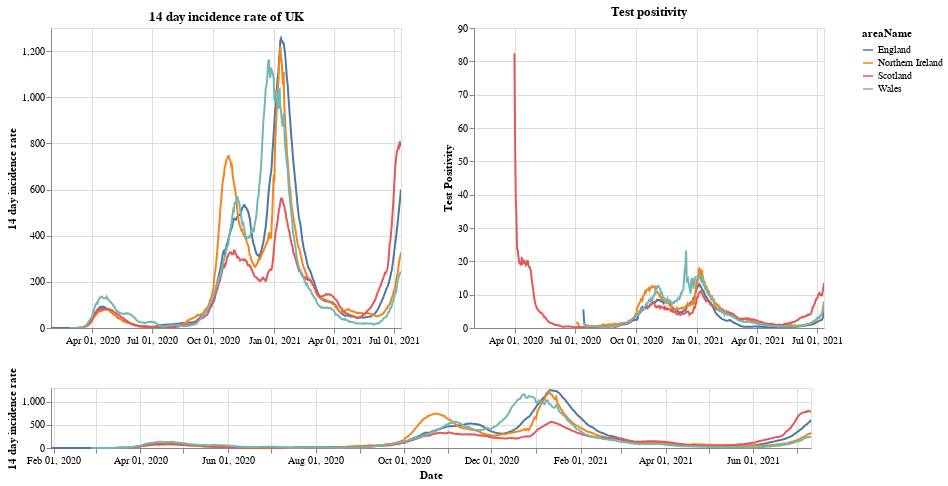

The cell this chart's notebook holds for it:
### Markdown cell above
# Plots

First a plot with each country in the UK. The top right shows the positivity rate for (which is the percentage of registered tests which were positive) while the top left is the 14 day incidence rate. The bottom chart can be used to select the timeframe (does not work on a mobile device).

### Code cell
#collapse
brush = alt.selection(type='interval', name='DateBrush',encodings=['x'],fields=['Time'])
leg_selection = alt.selection_multi(fields=['areaName'], bind='legend')

base = alt.Chart(uk_cases).mark_line().encode(
    x=alt.X("yearmonthdate(date):T", axis=alt.Axis(title='Date')),
    y=alt.Y("twoWeeklyCasesRate:Q", axis=alt.Axis(title='14 day incidence rate')),
    tooltip=['areaName', 'date','twoWeeklyCasesRate', 'testPositivity'],
    color='areaName',
    opacity=alt.condition(leg_selection, alt.value(2), alt.value(0.1))
).add_selection(leg_selection).properties(width=350)

upper = base.encode(alt.X('yearmonthdate(date):T', axis=alt.Axis(title=''),
                         scale=alt.Scale(domain=brush))
                   ).properties(title=f'14 day incidence rate of UK')
upper_right = upper.encode(alt.Y('testPositivity:Q', axis=alt.Axis(title='Test Positivity'))).properties(title='Test positivity')
lower = base.properties(height=60, width = 760).add_selection(brush)

(upper | upper_right) & lower

### Figure 1 — Vega-Lite specification as saved in the notebook (floating-point values rounded to 4 significant figures; data arrays with more than 128 entries replaced by an {"elided": "..."} marker saying what was removed)
{"config": {"view": {"continuousWidth": 400, "continuousHeight": 300}}, "vconcat": [{"hconcat": [{"mark": "line", "encoding": {"color": {"type": "nominal", "field": "areaName"}, "opacity": {"condition": {"value": 2, "selection": "selector001"}, "value": 0.1}, "tooltip": [{"type": "nominal", "field": "areaName"}, {"type": "temporal", "field": "date"}, {"type": "quantitative", "field": "twoWeeklyCasesRate"}, {"type": "quantitative", "field": "testPositivity"}], "x": {"type": "temporal", "axis": {"title": ""}, "field": "date", "scale": {"domain": {"selection": "DateBrush"}}, "timeUnit": "yearmonthdate"}, "y": {"type": "quantitative", "axis": {"title": "14 day incidence rate"}, "field": "twoWeeklyCasesRate"}}, "selection": {"selector001": {"type": "multi", "fields": ["areaName"], "bind": "legend"}}, "title": "14 day incidence rate of UK", "width": 350}, {"mark": "line", "encoding": {"color": {"type": "nominal", "field": "areaName"}, "opacity": {"condition": {"value": 2, "selection": "selector001"}, "value": 0.1}, "tooltip": [{"type": "nominal", "field": "areaName"}, {"type": "temporal", "field": "date"}, {"type": "quantitative", "field": "twoWeeklyCasesRate"}, {"type": "quantitative", "field": "testPositivity"}], "x": {"type": "temporal", "axis": {"title": ""}, "field": "date", "scale": {"domain": {"selection": "DateBrush"}}, "timeUnit": "yearmonthdate"}, "y": {"type": "quantitative", "axis": {"title": "Test Positivity"}, "field": "testPositivity"}}, "selection": {"selector001": {"type": "multi", "fields": ["areaName"], "bind": "legend"}}, "title": "Test positivity", "width": 350}]}, {"mark": "line", "encoding": {"color": {"type": "nominal", "field": "areaName"}, "opacity": {"condition": {"value": 2, "selection": "selector001"}, "value": 0.1}, "tooltip": [{"type": "nominal", "field": "areaName"}, {"type": "temporal", "field": "date"}, {"type": "quantitative", "field": "twoWeeklyCasesRate"}, {"type": "quantitative", "field": "testPositivity"}], "x": {"type": "temporal", "axis": {"title": "Date"}, "field": "date", "timeUnit": "yearmonthdate"}, "y": {"type": "quantitative", "axis": {"title": "14 day incidence rate"}, "field": "twoWeeklyCasesRate"}}, "height": 60, "selection": {"selector001": {"type": "multi", "fields": ["areaName"], "bind": "legend"}, "DateBrush": {"type": "interval", "encodings": ["x"], "fields": ["Time"]}}, "width": 760}], "data": {"name": "data-d448d80ca1ada397af8d0b163ce288ac"}, "$schema": "https://vega.github.io/schema/vega-lite/v4.8.1.json", "datasets": {"data-d448d80ca1ada397af8d0b163ce288ac": {"elided": "2024 records"}}}
